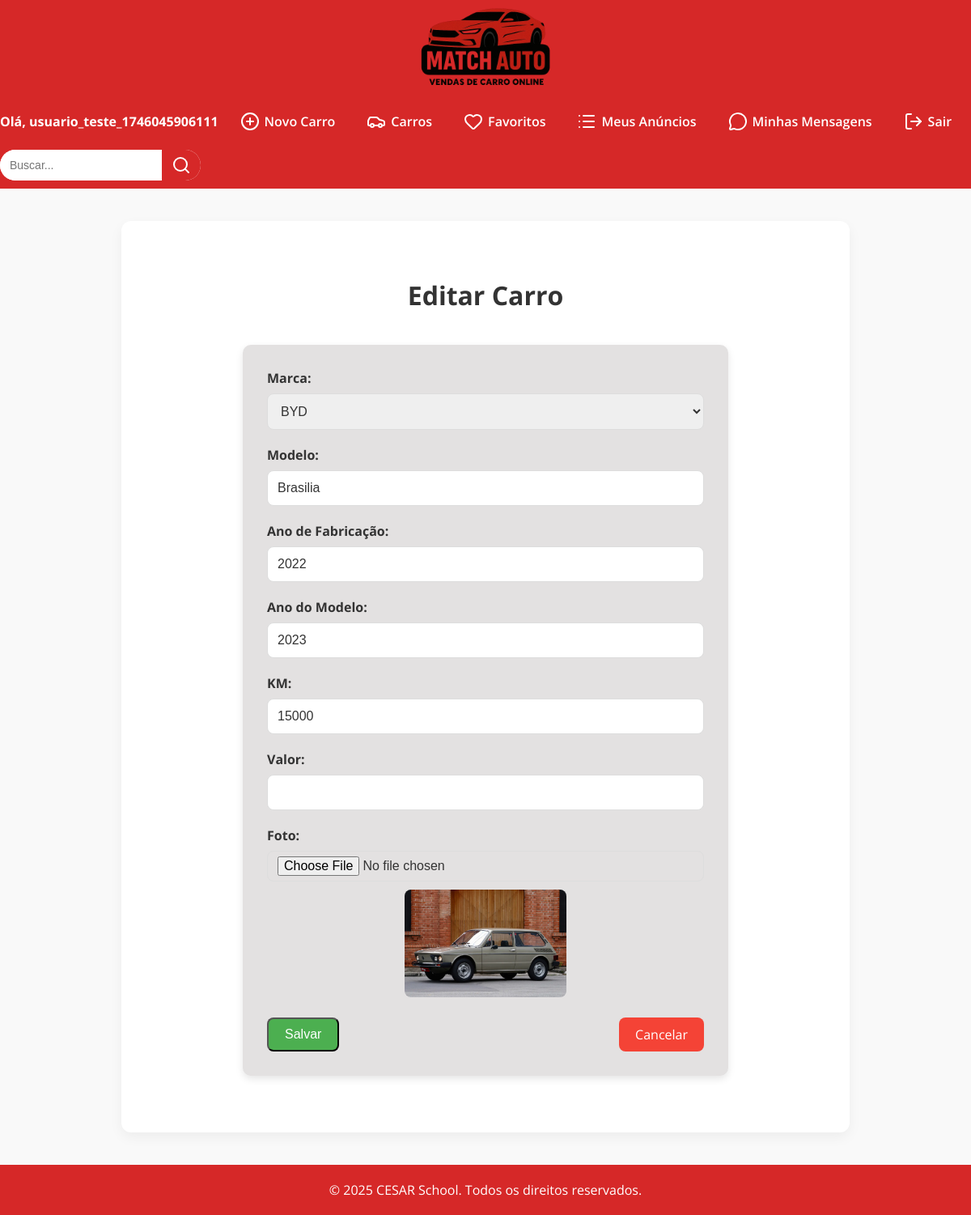
The app's page /interacoes/editar-carro/36/ (signed in) with its own data.
### cars/models.py (models this page shows, shortened)
class Car(models.Model):
    id = models.AutoField(primary_key=True)
    model = models.CharField(max_length=200)
    brand = models.ForeignKey(Brand, on_delete=models.PROTECT, related_name='car_brand')
    factory_year = models.IntegerField(blank = True, null = True)
    model_year = models.IntegerField(blank = True, null = True)
    km = models.IntegerField(blank = True, null = True)
    value = models.FloatField(blank = True, null = True)
    photo = models.ImageField(upload_to='cars/', blank = True, null = True)
    favoritos = models.ManyToManyField(User, related_name='carros_favoritos', blank=True)
    usuario = models.ForeignKey(User, on_delete=models.CASCADE)
    rating = models.DecimalField(max_digits=2, decimal_places=1, default=0)

class Brand(models.Model):
    id = models.AutoField(primary_key=True)
    name = models.CharField(max_length=200)

### interacoes/views.py (the view, shortened to what this page needs)
# urls.py: path('editar-carro/<int:id>/', editar_carro_view, name='editar_carro'),
@login_required
def editar_carro_view(request, id):
    carro = Car.objects.get(id=id, usuario=request.user)
    brands = Brand.objects.all()
    return render(request, 'editar_carro.html', {'carro': carro, 'brands': brands})

### interacoes/templates/editar_carro.html (shortened to what this page needs)
{% extends "base.html" %}
{% load static %}
{% block content %}
  <h2 class="page-title">Editar Carro</h2>
  <form method="post" enctype="multipart/form-data" class="car-form">
    <div class="form-group">
      <label for="brand">Marca:</label>
      <select name="brand" id="brand" required>
        {% for brand in brands %}
          <option value="{{ brand.id }}" {% if brand.id == carro.brand.id %}selected{% endif %}>{{ brand.name }}</option>
        {% endfor %}
      </select>
    </div>
    <div class="form-group">
      <label for="model">Modelo:</label>
      <input type="text" name="model" id="model" value="{{ carro.model }}" required>
    </div>
    <div class="form-group">
      <label for="factory_year">Ano de Fabricação:</label>
      <input type="number" name="factory_year" id="factory_year" value="{{ carro.factory_year }}" required>
    </div>
    <div class="form-group">
      <label for="model_year">Ano do Modelo:</label>
      <input type="number" name="model_year" id="model_year" value="{{ carro.model_year }}" required>
    </div>
    <div class="form-group">
      <label for="km">KM:</label>
      <input type="number" name="km" id="km" value="{{ carro.km }}" required>
    </div>
    <div class="form-group">
      <label for="value">Valor:</label>
      <input type="number" name="value" id="value" value="{{ carro.value }}" required>
    </div>
    <div class="form-group">
      <label for="photo">Foto:</label>
      <input type="file" name="photo" id="photo">
      {% if carro.photo %}
        <div class="photo-preview">
          <img src="{{ carro.photo.url }}" alt="{{ carro.model }}" class="photo-img">
        </div>
      {% endif %}
    </div>
    <div class="form-actions">
      <button type="submit" class="btn btn-save">Salvar</button>
      <a href="{% url 'meus_anuncios' %}" class="btn btn-cancel">Cancelar</a>
    </div>
  </form>
{% endblock %}

### MATCHAUTOS/templates/base.html (shortened to what this page needs)
{% load static %}
{% get_media_prefix as MEDIA_URL %}
<!DOCTYPE html>
<html lang="pt-br">
<link rel="stylesheet" href="https://cdnjs.cloudflare.com/ajax/libs/font-awesome/6.5.0/css/all.min.css">
<head>
</head>
<body>
  <header>
    <a href="{% url 'cars_list' %}">
      <img src="{{ MEDIA_URL }}cars/Match_Auto_Logo-removebg.png" alt="MatchAuto Logo" class="logo">
    </a>
  </header>
  <nav>
    <ul>
      {% if user.is_authenticated %}
        <li style="color: white; font-weight: bold;">Olá, {{ user.username }}</li>
        <li><a href="{% url 'new_car' %}"><i data-lucide="plus-circle"></i> Novo Carro</a></li>
        <li><a href="{% url 'cars_list' %}"><i data-lucide="car"></i> Carros</a></li>
        <li><a href="{% url 'lista_favoritos' %}"><i data-lucide="heart"></i> Favoritos</a></li>
        <li><a href="{% url 'meus_anuncios' %}"><i data-lucide="list"></i> Meus Anúncios</a></li>
        <li>
          <a href="{% url 'minhas_mensagens' %}" class="bg-green-500 hover:bg-green-600 text-white font-bold py-2 px-4 rounded-lg transition duration-300">
            <i data-lucide="message-circle"></i> Minhas Mensagens
          </a>
        </li>
      {% else %}
        <li><a href="{% url 'register' %}"><i data-lucide="user-plus"></i> Cadastre-se</a></li>
        <li><a href="{% url 'login' %}"><i data-lucide="log-in"></i> Login</a></li>
        <li><a href="{% url 'cars_list' %}"><i data-lucide="car"></i> Carros</a></li>
      {% endif %}
      {% if user.is_authenticated %}
        <li><a href="{% url 'logout' %}"><i data-lucide="log-out"></i> Sair</a></li>
      {% endif %}
      <li>
        <form method="GET" action="{% url 'cars_list' %}" class="search-container">
          <input type="text" name="search" placeholder="Buscar...">
          <button type="submit"><i data-lucide="search"></i></button>
        </form>
      </li>
    </ul>
  </nav>
  <main>
    {% block content %}{% endblock %}
  </main>
  <footer>
    <p>&copy; 2025 CESAR School. Todos os direitos reservados.</p>
  </footer>
</body>
</html>

### MATCHAUTOS/templates/base.html (style rules this page uses)
* { margin: 0; padding: 0; box-sizing: border-box; }
body { font-family: 'Open Sans', sans-serif; background-color: #f9f9f9; color: #333; }
header { background-color: #d62828; color: #fff; height: 120px; text-align: center; display: flex; align-items: center; justify-content: center; }
.logo { height: 200px; max-height: 300%; cursor: pointer; transition: transform 0.3s ease; }
nav { background-color: #d62828; display: flex; justify-content: center; flex-wrap: wrap; gap: 15px; padding: 10px 0; }
nav ul { list-style: none; display: flex; flex-wrap: wrap; gap: 15px; align-items: center; padding: 0; margin: 0; }
nav ul li a { color: #fff; text-decoration: none; font-weight: 600; padding: 8px 12px; border-radius: 8px; transition: background-color 0.3s ease; display: flex; align-items: center; gap: 6px; }
.search-container { display: flex; align-items: center; background: #fff; border-radius: 20px; overflow: hidden; height: 38px; }
.search-container input { border: none; padding: 8px 12px; font-size: 14px; outline: none; width: 200px; height: 100%; }
.search-container button { background: #d62828; border: none; padding: 0 12px; cursor: pointer; color: white; height: 100%; display: flex; align-items: center; justify-content: center; }
main { max-width: 900px; margin: 40px auto; padding: 30px; background-color: #fff; border-radius: 12px; box-shadow: 0 6px 16px rgba(0, 0, 0, 0.05); }
footer { background-color: #d62828; color: #fff; padding: 20px; text-align: center; margin-top: 40px; }

### interacoes/templates/editar_carro.html (style rules this page uses)
.page-title { text-align: center; margin-top: 40px; font-size: 2rem; color: #333; }
.car-form { max-width: 600px; margin: 40px auto; background-color: #e3e1e1; padding: 30px; border-radius: 10px; box-shadow: 0 4px 10px rgba(0, 0, 0, 0.1); }
.form-group { margin-bottom: 20px; }
.form-group label { font-weight: bold; margin-bottom: 8px; display: block; color: #333; }
.form-group input, .form-group select { width: 100%; padding: 12px; border-radius: 8px; border: 1px solid #ddd; font-size: 1rem; color: #333; box-sizing: border-box; }
.form-group input[type="file"] { padding: 6px 12px; }
.photo-preview { margin-top: 10px; text-align: center; }
.photo-img { max-width: 200px; border-radius: 8px; }
.form-actions { display: flex; justify-content: space-between; margin-top: 20px; }
.btn { padding: 10px 20px; border-radius: 8px; font-size: 1rem; text-decoration: none; text-align: center; display: inline-block; cursor: pointer; }
.btn-save { background-color: #4CAF50; color: white; }
.btn-cancel { background-color: #f44336; color: white; }

### records on screen
Car: brand "BYD", model "Brasilia", factory_year "2022", model_year "2023", km "15000", photo (picture)

### other values on screen
{{ user.username }} "usuario_teste_1746045906111"
